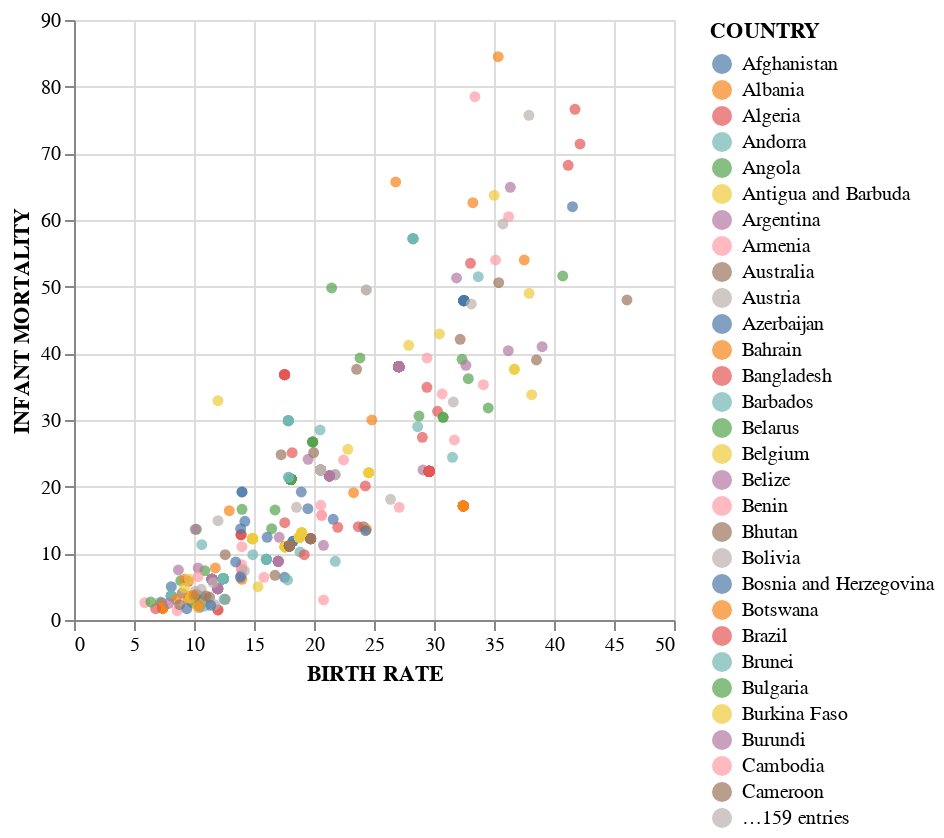

Source (notebook cell):
### Code cell
alt.Chart(final_dataset).mark_circle().encode(
    alt.X('BIRTH RATE', ),
    alt.Y('INFANT MORTALITY'),
    alt.Color('COUNTRY')
)

### Figure 1 — Vega-Lite specification as saved in the notebook (floating-point values rounded to 4 significant figures; data arrays with more than 128 entries replaced by an {"elided": "..."} marker saying what was removed)
{"config": {"view": {"continuousWidth": 300, "continuousHeight": 300}}, "data": {"name": "data-5a27c8f202b95e9ef4c6a8089d58e709"}, "mark": {"type": "circle"}, "encoding": {"color": {"field": "COUNTRY", "type": "nominal"}, "x": {"field": "BIRTH RATE", "type": "quantitative"}, "y": {"field": "INFANT MORTALITY", "type": "quantitative"}}, "$schema": "https://vega.github.io/schema/vega-lite/v5.8.0.json", "datasets": {"data-5a27c8f202b95e9ef4c6a8089d58e709": {"elided": "1157 records"}}}
